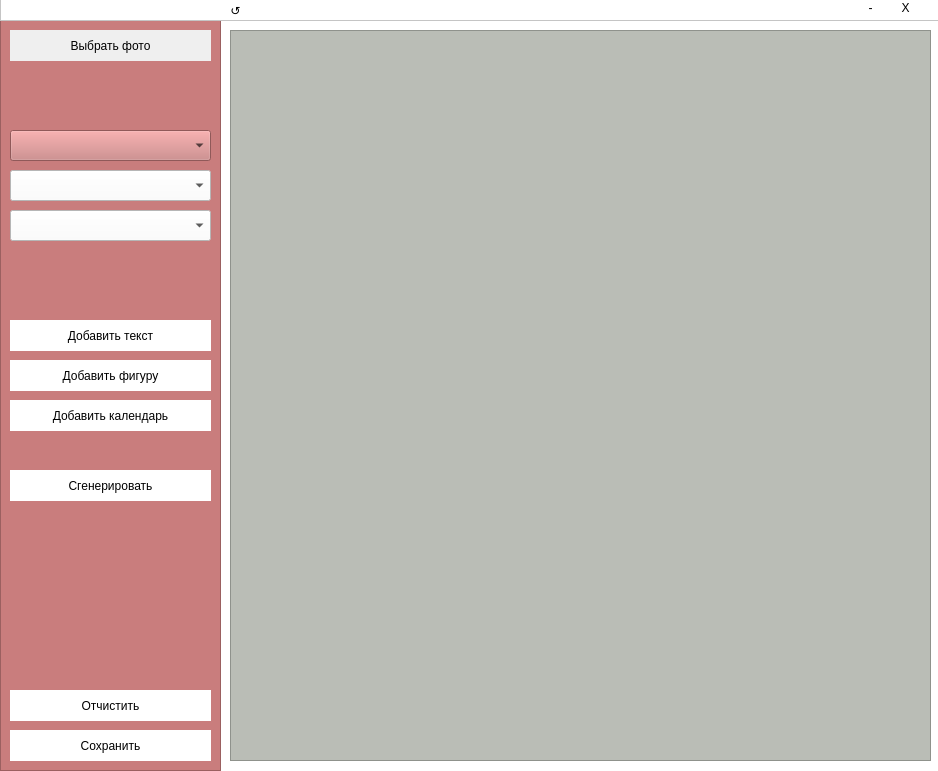
<?xml version="1.0" encoding="UTF-8"?>
<ui version="4.0">
 <class>MainWindow</class>
 <widget class="QMainWindow" name="MainWindow">
  <property name="geometry">
   <rect>
    <x>0</x>
    <y>0</y>
    <width>938</width>
    <height>771</height>
   </rect>
  </property>
  <property name="windowTitle">
   <string>Magic Photo</string>
  </property>
  <property name="layoutDirection">
   <enum>Qt::LeftToRight</enum>
  </property>
  <property name="autoFillBackground">
   <bool>false</bool>
  </property>
  <property name="styleSheet">
   <string notr="true">background-color: rgb(255, 255, 255);</string>
  </property>
  <property name="toolButtonStyle">
   <enum>Qt::ToolButtonIconOnly</enum>
  </property>
  <property name="tabShape">
   <enum>QTabWidget::Triangular</enum>
  </property>
  <widget class="QWidget" name="centralwidget">
   <widget class="QFrame" name="frame">
    <property name="geometry">
     <rect>
      <x>0</x>
      <y>20</y>
      <width>221</width>
      <height>751</height>
     </rect>
    </property>
    <property name="cursor">
     <cursorShape>ArrowCursor</cursorShape>
    </property>
    <property name="layoutDirection">
     <enum>Qt::LeftToRight</enum>
    </property>
    <property name="styleSheet">
     <string notr="true">background-color: rgb(201, 125, 125);</string>
    </property>
    <property name="frameShape">
     <enum>QFrame::StyledPanel</enum>
    </property>
    <property name="frameShadow">
     <enum>QFrame::Raised</enum>
    </property>
    <property name="lineWidth">
     <number>15</number>
    </property>
    <widget class="QPushButton" name="pushButton">
     <property name="geometry">
      <rect>
       <x>10</x>
       <y>10</y>
       <width>201</width>
       <height>31</height>
      </rect>
     </property>
     <property name="palette">
      <palette>
       <active>
        <colorrole role="Button">
         <brush brushstyle="SolidPattern">
          <color alpha="255">
           <red>239</red>
           <green>239</green>
           <blue>239</blue>
          </color>
         </brush>
        </colorrole>
        <colorrole role="Base">
         <brush brushstyle="SolidPattern">
          <color alpha="255">
           <red>239</red>
           <green>239</green>
           <blue>239</blue>
          </color>
         </brush>
        </colorrole>
        <colorrole role="Window">
         <brush brushstyle="SolidPattern">
          <color alpha="255">
           <red>239</red>
           <green>239</green>
           <blue>239</blue>
          </color>
         </brush>
        </colorrole>
       </active>
       <inactive>
        <colorrole role="Button">
         <brush brushstyle="SolidPattern">
          <color alpha="255">
           <red>239</red>
           <green>239</green>
           <blue>239</blue>
          </color>
         </brush>
        </colorrole>
        <colorrole role="Base">
         <brush brushstyle="SolidPattern">
          <color alpha="255">
           <red>239</red>
           <green>239</green>
           <blue>239</blue>
          </color>
         </brush>
        </colorrole>
        <colorrole role="Window">
         <brush brushstyle="SolidPattern">
          <color alpha="255">
           <red>239</red>
           <green>239</green>
           <blue>239</blue>
          </color>
         </brush>
        </colorrole>
       </inactive>
       <disabled>
        <colorrole role="Button">
         <brush brushstyle="SolidPattern">
          <color alpha="255">
           <red>239</red>
           <green>239</green>
           <blue>239</blue>
          </color>
         </brush>
        </colorrole>
        <colorrole role="Base">
         <brush brushstyle="SolidPattern">
          <color alpha="255">
           <red>239</red>
           <green>239</green>
           <blue>239</blue>
          </color>
         </brush>
        </colorrole>
        <colorrole role="Window">
         <brush brushstyle="SolidPattern">
          <color alpha="255">
           <red>239</red>
           <green>239</green>
           <blue>239</blue>
          </color>
         </brush>
        </colorrole>
       </disabled>
      </palette>
     </property>
     <property name="styleSheet">
      <string notr="true">background-color: rgb(239, 239, 239);
border-radius: 0px</string>
     </property>
     <property name="text">
      <string>Выбрать фото</string>
     </property>
    </widget>
    <widget class="QComboBox" name="comboBox">
     <property name="geometry">
      <rect>
       <x>10</x>
       <y>110</y>
       <width>201</width>
       <height>31</height>
      </rect>
     </property>
     <property name="palette">
      <palette>
       <active>
        <colorrole role="Button">
         <brush brushstyle="SolidPattern">
          <color alpha="255">
           <red>255</red>
           <green>255</green>
           <blue>255</blue>
          </color>
         </brush>
        </colorrole>
        <colorrole role="Base">
         <brush brushstyle="SolidPattern">
          <color alpha="255">
           <red>255</red>
           <green>255</green>
           <blue>255</blue>
          </color>
         </brush>
        </colorrole>
        <colorrole role="Window">
         <brush brushstyle="SolidPattern">
          <color alpha="255">
           <red>255</red>
           <green>255</green>
           <blue>255</blue>
          </color>
         </brush>
        </colorrole>
       </active>
       <inactive>
        <colorrole role="Button">
         <brush brushstyle="SolidPattern">
          <color alpha="255">
           <red>255</red>
           <green>255</green>
           <blue>255</blue>
          </color>
         </brush>
        </colorrole>
        <colorrole role="Base">
         <brush brushstyle="SolidPattern">
          <color alpha="255">
           <red>255</red>
           <green>255</green>
           <blue>255</blue>
          </color>
         </brush>
        </colorrole>
        <colorrole role="Window">
         <brush brushstyle="SolidPattern">
          <color alpha="255">
           <red>255</red>
           <green>255</green>
           <blue>255</blue>
          </color>
         </brush>
        </colorrole>
       </inactive>
       <disabled>
        <colorrole role="Button">
         <brush brushstyle="SolidPattern">
          <color alpha="255">
           <red>255</red>
           <green>255</green>
           <blue>255</blue>
          </color>
         </brush>
        </colorrole>
        <colorrole role="Base">
         <brush brushstyle="SolidPattern">
          <color alpha="255">
           <red>255</red>
           <green>255</green>
           <blue>255</blue>
          </color>
         </brush>
        </colorrole>
        <colorrole role="Window">
         <brush brushstyle="SolidPattern">
          <color alpha="255">
           <red>255</red>
           <green>255</green>
           <blue>255</blue>
          </color>
         </brush>
        </colorrole>
       </disabled>
      </palette>
     </property>
     <property name="styleSheet">
      <string notr="true">QComboBox {
	background-color: rgb(255, 255, 255);
}
QComboBox::drop-arrrow
{
border : 2px solid green;
content: &quot;&gt;&quot;
}</string>
     </property>
    </widget>
    <widget class="QComboBox" name="comboBox_2">
     <property name="geometry">
      <rect>
       <x>10</x>
       <y>150</y>
       <width>201</width>
       <height>31</height>
      </rect>
     </property>
     <property name="styleSheet">
      <string notr="true">QComboBox {
	background-color: rgb(255, 255, 255);
}
QComboBox::drop-arrrow
{
border : 2px solid green;
}</string>
     </property>
    </widget>
    <widget class="QComboBox" name="comboBox_3">
     <property name="geometry">
      <rect>
       <x>10</x>
       <y>190</y>
       <width>201</width>
       <height>31</height>
      </rect>
     </property>
     <property name="styleSheet">
      <string notr="true">QComboBox {
	background-color: rgb(255, 255, 255);
}
QComboBox::drop-arrrow
{
border : 2px solid green;
}</string>
     </property>
    </widget>
    <widget class="QPushButton" name="pushButton_2">
     <property name="geometry">
      <rect>
       <x>10</x>
       <y>300</y>
       <width>201</width>
       <height>31</height>
      </rect>
     </property>
     <property name="styleSheet">
      <string notr="true">background-color: rgb(255, 255, 255);
border-radius: 0px</string>
     </property>
     <property name="text">
      <string>Добавить текст</string>
     </property>
    </widget>
    <widget class="QPushButton" name="pushButton_3">
     <property name="geometry">
      <rect>
       <x>10</x>
       <y>340</y>
       <width>201</width>
       <height>31</height>
      </rect>
     </property>
     <property name="styleSheet">
      <string notr="true">background-color: rgb(255, 255, 255);
border-radius: 0px</string>
     </property>
     <property name="text">
      <string>Добавить фигуру</string>
     </property>
    </widget>
    <widget class="QPushButton" name="pushButton_4">
     <property name="geometry">
      <rect>
       <x>10</x>
       <y>450</y>
       <width>201</width>
       <height>31</height>
      </rect>
     </property>
     <property name="styleSheet">
      <string notr="true">background-color: rgb(255, 255, 255);
border-radius: 0px</string>
     </property>
     <property name="text">
      <string>Сгенерировать</string>
     </property>
    </widget>
    <widget class="QPushButton" name="pushButton_5">
     <property name="geometry">
      <rect>
       <x>10</x>
       <y>670</y>
       <width>201</width>
       <height>31</height>
      </rect>
     </property>
     <property name="styleSheet">
      <string notr="true">background-color: rgb(255, 255, 255);
border-radius: 0px</string>
     </property>
     <property name="text">
      <string>Отчистить</string>
     </property>
    </widget>
    <widget class="QPushButton" name="pushButton_6">
     <property name="geometry">
      <rect>
       <x>10</x>
       <y>710</y>
       <width>201</width>
       <height>31</height>
      </rect>
     </property>
     <property name="styleSheet">
      <string notr="true">background-color: rgb(255, 255, 255);
border-radius: 0px</string>
     </property>
     <property name="text">
      <string>Сохранить</string>
     </property>
    </widget>
    <widget class="QPushButton" name="pushButton_8">
     <property name="geometry">
      <rect>
       <x>10</x>
       <y>380</y>
       <width>201</width>
       <height>31</height>
      </rect>
     </property>
     <property name="styleSheet">
      <string notr="true">background-color: rgb(255, 255, 255);
border-radius: 0px</string>
     </property>
     <property name="text">
      <string>Добавить календарь</string>
     </property>
    </widget>
   </widget>
   <widget class="QFrame" name="frame_2">
    <property name="geometry">
     <rect>
      <x>0</x>
      <y>-10</y>
      <width>941</width>
      <height>31</height>
     </rect>
    </property>
    <property name="styleSheet">
     <string notr="true">background-color: rgb(255, 255, 255);</string>
    </property>
    <property name="frameShape">
     <enum>QFrame::StyledPanel</enum>
    </property>
    <property name="frameShadow">
     <enum>QFrame::Raised</enum>
    </property>
    <widget class="QPushButton" name="pushButton_7">
     <property name="geometry">
      <rect>
       <x>220</x>
       <y>10</y>
       <width>31</width>
       <height>20</height>
      </rect>
     </property>
     <property name="styleSheet">
      <string notr="true">background-color: rgb(255, 255, 255);
border: none;</string>
     </property>
     <property name="text">
      <string>↺</string>
     </property>
    </widget>
    <widget class="QPushButton" name="pushButton_9">
     <property name="geometry">
      <rect>
       <x>860</x>
       <y>10</y>
       <width>21</width>
       <height>16</height>
      </rect>
     </property>
     <property name="styleSheet">
      <string notr="true">background-color: rgb(255, 255, 255);
border: none;</string>
     </property>
     <property name="text">
      <string>-</string>
     </property>
    </widget>
    <widget class="QPushButton" name="pushButton_10">
     <property name="geometry">
      <rect>
       <x>890</x>
       <y>10</y>
       <width>31</width>
       <height>16</height>
      </rect>
     </property>
     <property name="styleSheet">
      <string notr="true">background-color: rgb(255, 255, 255);
border: none;</string>
     </property>
     <property name="text">
      <string>Х</string>
     </property>
    </widget>
   </widget>
   <widget class="QFrame" name="frame_3">
    <property name="geometry">
     <rect>
      <x>230</x>
      <y>30</y>
      <width>701</width>
      <height>731</height>
     </rect>
    </property>
    <property name="styleSheet">
     <string notr="true">background-color: rgb(186, 189, 182);</string>
    </property>
    <property name="frameShape">
     <enum>QFrame::StyledPanel</enum>
    </property>
    <property name="frameShadow">
     <enum>QFrame::Raised</enum>
    </property>
   </widget>
  </widget>
 </widget>
 <resources/>
 <connections/>
</ui>
